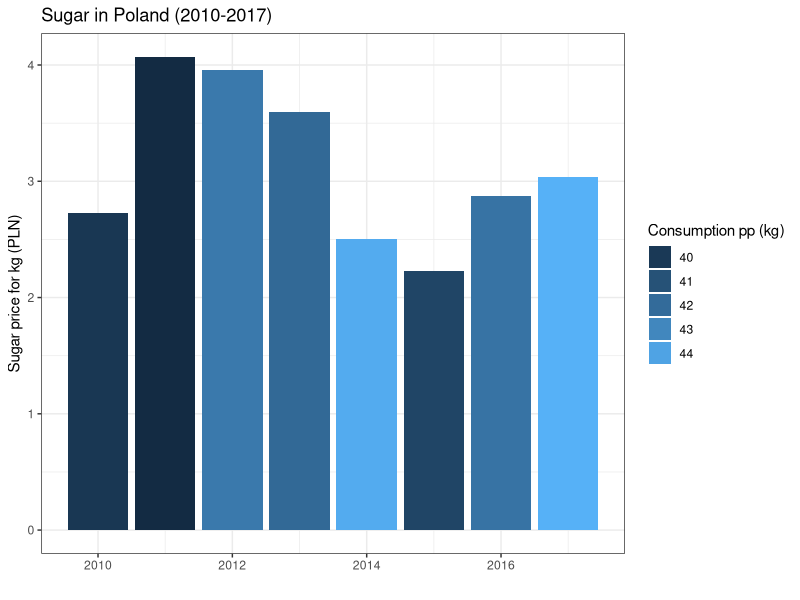

Source code (R):
# install.packages("ggplot2")
library(ggplot2)

# Source: https://stat.gov.pl/infografiki-widzety/infografiki/infografika-cukier-w-polsce,82,1.html

years = 2010:2017
sugar_consumption_per_capita = c(39.9, 39.4, 42.5, 41.9, 44.3, 40.5, 42.3, 44.5) # in kilograms
sugar_price = c(2.73, 4.07, 3.96, 3.60, 2.50, 2.23, 2.87, 3.04) # for 1 kilogram in PLN

sugar_in_Poland = data.frame(years,
                             sugar_consumption_per_capita,
                             sugar_price)

ggplot(data = sugar_in_Poland, aes(x = years)) +
  ggtitle("Sugar in Poland (2010-2017)") +
  geom_col(data = sugar_in_Poland, 
           aes(x = years, 
               y = sugar_price, 
               fill = sugar_consumption_per_capita), 
           position = "dodge",
           ylab("Sugar prices per kg (PLN)")) + 
  xlab("") +
  ylab("Sugar price for kg (PLN)") +
  guides(fill=guide_legend(title="Consumption pp (kg)")) +
  theme_bw()
